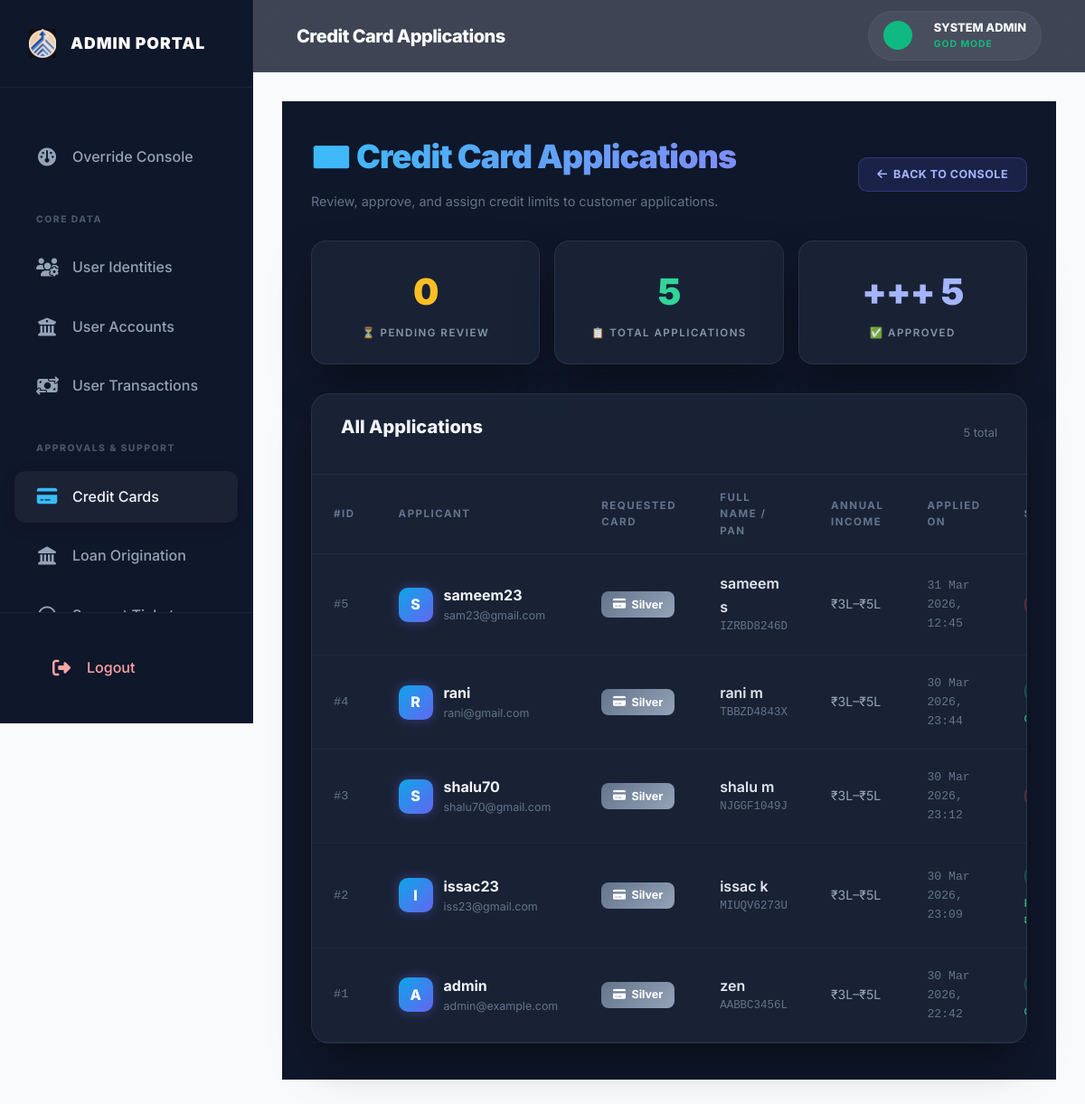
Screenshot of /admin-dashboard/credit-cards/ (signed in) with the database file from the repository.
### main/models.py (models this page shows, shortened)
class CreditCardApplication(models.Model):
    CARD_TYPE_CHOICES = [
        ('PLATINUM', 'Platinum'),
        ('GOLD', 'Gold'),
        ('SILVER', 'Silver'),
    ]
    STATUS_CHOICES = [
        ('PENDING', 'Pending'),
        ('APPROVED', 'Approved'),
        ('REJECTED', 'Rejected'),
    ]
    user = models.ForeignKey(User, on_delete=models.CASCADE, related_name='credit_card_applications')
    requested_card_type = models.CharField(max_length=20, choices=CARD_TYPE_CHOICES)
    full_name = models.CharField(max_length=255)
    pan_number = models.CharField(max_length=10)
    annual_income = models.CharField(max_length=50)
    status = models.CharField(max_length=20, choices=STATUS_CHOICES, default='PENDING')
    assigned_card_type = models.CharField(max_length=20, choices=CARD_TYPE_CHOICES, null=True, blank=True)
    credit_limit = models.DecimalField(max_digits=12, decimal_places=2, null=True, blank=True)
    admin_remarks = models.TextField(blank=True, null=True)
    applied_at = models.DateTimeField(auto_now_add=True)
    updated_at = models.DateTimeField(auto_now=True)

### main/admin_views.py (the view)
# urls.py: path('admin-dashboard/credit-cards/', admin_views.admin_credit_card_list, name='admin_credit_card_list'),
@login_required
@user_passes_test(is_admin, login_url='/login/')
def admin_credit_card_list(request):
    applications = CreditCardApplication.objects.all().select_related('user').order_by('-applied_at')
    context = {
        'applications': applications,
        'pending_count': applications.filter(status='PENDING').count(),
    }
    return render(request, 'admin_credit_cards.html', context)

### main/admin_views.py (called while the page is built)
def is_admin(user):
    return user.is_authenticated and user.is_staff

### main/templates/admin_credit_cards.html (shortened to what this page needs)
{% extends 'admin_base.html' %}
{% load static %}
{% block page_title %}Credit Card Applications{% endblock %}
{% block content %}
<section class="cc-admin-section">
    <div class="container" style="max-width: 1300px;">
        <div style="display:flex; justify-content:space-between; align-items:center; margin-bottom: 2rem;">
            <div>
                <h1 style="font-size: 2.25rem; font-weight: 900; letter-spacing: -1px;
                    background: linear-gradient(135deg, #38bdf8, #818cf8);
                    -webkit-background-clip: text; background-clip: text; -webkit-text-fill-color: transparent;">
                    💳 Credit Card Applications
                </h1>
                <p style="color: #64748b; font-size: 0.9rem; margin-top: 0.4rem;">
                    Review, approve, and assign credit limits to customer applications.
                </p>
            </div>
            <a href="{% url 'admin_dashboard' %}" class="action-btn btn-back">
                <i class="fas fa-arrow-left"></i> Back to Console
            </a>
        </div>
        <div class="stats-bar">
            <div class="stat-card glass-panel">
                <div class="stat-number" style="color: #fbbf24;">{{ pending_count }}</div>
                <div class="stat-label">⏳ Pending Review</div>
            </div>
            <div class="stat-card glass-panel">
                <div class="stat-number" style="color: #34d399;">{{ applications|length }}</div>
                <div class="stat-label">📋 Total Applications</div>
            </div>
            <div class="stat-card glass-panel">
                <div class="stat-number" style="color: #a5b4fc;">
                    {% with approved_count=applications|length %}
                        {% for app in applications %}{% if app.status == 'APPROVED' %}+{% endif %}{% endfor %}
                    {% endwith %}
                    {{ applications|dictsort:"status"|dictsortreversed:"status" | length }}
                </div>
                <div class="stat-label">✅ Approved</div>
            </div>
        </div>
        <div class="glass-panel">
            <div style="padding: 1.5rem 2rem; border-bottom: 1px solid rgba(255,255,255,0.05); display:flex; justify-content:space-between; align-items:center;">
                <h2 style="font-size: 1.25rem; font-weight: 800; color: #f1f5f9;">All Applications</h2>
                <span style="font-size: 0.8rem; color: #64748b;">{{ applications|length }} total</span>
            </div>
            {% if applications %}
            <div style="overflow-x: auto;">
                <table class="app-table">
                    <thead>
                        <tr>
                            <th>#ID</th>
                            <th>Applicant</th>
                            <th>Requested Card</th>
                            <th>Full Name / PAN</th>
                            <th>Annual Income</th>
                            <th>Applied On</th>
                            <th>Status</th>
                        </tr>
                    </thead>
                    <tbody>
                        {% for app in applications %}
                        <tr>
                            <td style="color: #64748b; font-family: monospace; font-size: 0.85rem;">#{{ app.id }}</td>
                            <td>
                                <div style="display:flex; align-items:center; gap: 0.75rem;">
                                    <div style="width:38px; height:38px; border-radius:10px; background: linear-gradient(135deg, #0ea5e9, #6366f1);
                                        display:flex; align-items:center; justify-content:center; font-weight:800; font-size:1rem; color:#fff;
                                        box-shadow: 0 0 12px rgba(99,102,241,0.4);">
                                        {{ app.user.username|slice:":1"|upper }}
                                    </div>
                                    <div>
                                        <div style="font-weight:700; color:#f1f5f9;">{{ app.user.username }}</div>
                                        <div style="font-size:0.78rem; color:#64748b;">{{ app.user.email }}</div>
                                    </div>
                                </div>
                            </td>
                            <td>
                                {% if app.requested_card_type == 'PLATINUM' %}
                                    <span class="card-badge badge-platinum"><i class="fas fa-gem"></i> Platinum</span>
                                {% elif app.requested_card_type == 'GOLD' %}
                                    <span class="card-badge badge-gold"><i class="fas fa-star"></i> Gold</span>
                                {% else %}
                                    <span class="card-badge badge-silver"><i class="fas fa-credit-card"></i> Silver</span>
                                {% endif %}
                            </td>
                            <td>
                                <div style="font-weight:600; color:#e2e8f0;">{{ app.full_name }}</div>
                                <div style="font-size:0.78rem; color:#64748b; font-family:monospace;">{{ app.pan_number }}</div>
                            </td>
                            <td style="color:#94a3b8; font-size:0.88rem;">{{ app.annual_income }}</td>
                            <td style="color:#64748b; font-size:0.82rem; font-family:monospace;">{{ app.applied_at|date:"d M Y, H:i" }}</td>
                            <td>
                                {% if app.status == 'PENDING' %}
                                    <span class="status-pill pill-pending"><i class="fas fa-clock"></i> Pending</span>
                                {% elif app.status == 'APPROVED' %}
                                    <span class="status-pill pill-approved"> Approved</span>
                                    {% if app.assigned_card_type %}
                                    <div style="font-size:0.75rem; color:#34d399; margin-top:0.3rem;">
                                    </div>
                                    {% endif %}
                                {% else %}
                                    <span class="status-pill pill-rejected"> Rejected</span>
                                {% endif %}
                            </td>
                        </tr>
                        {% endfor %}
                    </tbody>
                </table>
            </div>
            {% endif %}
        </div>
    </div>
</section>
{% endblock %}

### main/templates/admin_base.html (shortened to what this page needs)
{% load static %}
<!DOCTYPE html>
<html lang="en">
<head>
    <link rel="stylesheet" href="{% static 'css/style.css' %}?v=1.3">
    <link rel="stylesheet" href="https://cdnjs.cloudflare.com/ajax/libs/font-awesome/6.5.1/css/all.min.css">
</head>
<body class="admin-bg">
    <div class="dashboard-wrapper">
        <aside class="sidebar">
            <div class="sidebar-brand" style="margin-bottom: 1rem;">
                <img src="{% static 'img/logo.jpeg' %}" alt="Logo"
                    style="height: 32px; filter: brightness(1) invert(1);">
                <span class="logo-text"
                    style="color: white; font-size: 1.1rem; font-weight: 900; letter-spacing: 1px;">ADMIN PORTAL</span>
            </div>
            <nav class="sidebar-menu">
                <ul>
                    <li>
                        <a href="{% url 'admin_dashboard' %}"
                            class="sidebar-link {% if request.resolver_match.url_name == 'admin_dashboard' %}active{% endif %}">
                            <i class="fa-solid fa-gauge"></i><span>Override Console</span>
                        </a>
                    </li>
                    <li
                        style="margin: 1.5rem 1.5rem 0.5rem; font-size: 0.65rem; color: #475569; text-transform: uppercase; font-weight: 800; letter-spacing: 1.5px;">
                        Core Data</li>
                    <li>
                        <a href="{% url 'admin_users_list' %}"
                            class="sidebar-link {% if 'users' in request.path and 'transactions' not in request.path %}active{% endif %}">
                            <i class="fa-solid fa-users-gear"></i><span>User Identities</span>
                        </a>
                    </li>
                    <li>
                        <a href="{% url 'admin_accounts_list' %}"
                            class="sidebar-link {% if 'accounts' in request.path %}active{% endif %}">
                            <i class="fa-solid fa-building-columns"></i><span>User Accounts</span>
                        </a>
                    </li>
                    <li>
                        <a href="{% url 'admin_transactions_list' %}"
                            class="sidebar-link {% if 'transactions' in request.path %}active{% endif %}">
                            <i class="fa-solid fa-money-bill-transfer"></i><span>User Transactions</span>
                        </a>
                    </li>
                    <li
                        style="margin: 1.5rem 1.5rem 0.5rem; font-size: 0.65rem; color: #475569; text-transform: uppercase; font-weight: 800; letter-spacing: 1.5px;">
                        Approvals & Support</li>
                    <li>
                        <a href="{% url 'admin_credit_card_list' %}"
                            class="sidebar-link {% if 'credit-cards' in request.path %}active{% endif %}">
                            <i class="fa-solid fa-credit-card"></i><span>Credit Cards</span>
                        </a>
                    </li>
                    <li>
                        <a href="{% url 'admin_loan_list' %}"
                            class="sidebar-link {% if 'loans' in request.path %}active{% endif %}">
                            <i class="fa-solid fa-landmark"></i><span>Loan Origination</span>
                        </a>
                    </li>
                    <li>
                        <a href="{% url 'admin_complaints' %}"
                            class="sidebar-link {% if 'complaints' in request.path %}active{% endif %}">
                            <i class="fa-solid fa-headset"></i><span>Support Tickets</span>
                        </a>
                    </li>
                </ul>
            </nav>
            <div style="padding: 2rem; border-top: 1px solid rgba(255, 255, 255, 0.05); margin-top: auto;">
                <a href="{% url 'logout' %}" class="sidebar-link" style="color: #fca5a5;">
                    <i class="fa-solid fa-right-from-bracket"></i><span>Logout</span>
                </a>
            </div>
        </aside>
        <main class="main-dashboard" style="margin-top: 0; min-height: 100vh;">
            <header class="top-bar">
                <div class="top-bar-left">
                    <h2 style="color: white; font-weight: 800; letter-spacing: -0.5px;">{% block page_title %}{% endblock %}</h2>
                </div>
                <div class="top-bar-right" style="display: flex; gap: 1rem; align-items: center;">
                    <div class="user-profile"
                        style="background: rgba(255,255,255,0.05); padding: 0.5rem 1rem; border-radius: 50px; border: 1px solid rgba(255,255,255,0.05);">
                        <div class="user-avatar"
                            style="background: #10b981; color: white; width: 32px; height: 32px; font-size: 0.8rem;">
                        </div>
                        <div style="text-align: left; margin-left: 0.5rem;">
                            <div
                                style="font-size: 0.8rem; font-weight: 800; color: #f8fafc; text-transform: uppercase;">
                                System Admin</div>
                            <div style="font-size: 0.65rem; color: #10b981; font-weight: 700; letter-spacing: 1px;">GOD
                                MODE</div>
                        </div>
                    </div>
                </div>
            </header>
            <div class="dashboard-content" style="padding: 2rem;">
                {% block content %}{% endblock %}
            </div>
        </main>
    </div>
</body>
</html>

### main/templates/admin_base.html (style rules this page uses)
.admin-bg { background-color: #0f172a; }
.sidebar { background: #0f172a !important; border-right: 1px solid rgba(255, 255, 255, 0.05); }
.sidebar-link { color: #94a3b8; }
.sidebar-link:hover, .sidebar-link.active { color: #f1f5f9; background: rgba(255, 255, 255, 0.05); }
.sidebar-link.active i { color: #38bdf8; }
.top-bar { background: rgba(15, 23, 42, 0.8) !important; border-bottom: 1px solid rgba(255, 255, 255, 0.05); }

### main/templates/admin_credit_cards.html (style rules this page uses)
body { background: #0f172a; }
.cc-admin-section { min-height: 100vh; background: #0f172a; color: #f8fafc; font-family: 'Inter', sans-serif; padding: 2.5rem 0; }
.glass-panel { background: rgba(30, 41, 59, 0.7); backdrop-filter: blur(16px); border: 1px solid rgba(255, 255, 255, 0.07); border-radius: 20px; box-shadow: 0 25px 50px -12px rgba(0, 0, 0, 0.5); }
.status-pill { display: inline-flex; align-items: center; gap: 0.4rem; padding: 0.35rem 0.9rem; border-radius: 20px; font-size: 0.72rem; font-weight: 800; text-transform: uppercase; letter-spacing: 1px; }
.pill-approved { background: rgba(16,185,129,0.15); color: #34d399; border: 1px solid rgba(16,185,129,0.3); }
.pill-rejected { background: rgba(239,68,68,0.15); color: #f87171; border: 1px solid rgba(239,68,68,0.3); }
.card-badge { display: inline-flex; align-items: center; gap: 0.4rem; padding: 0.3rem 0.8rem; border-radius: 8px; font-size: 0.78rem; font-weight: 700; }
.badge-silver { background: linear-gradient(135deg, #64748b, #94a3b8); color: #fff; }
.action-btn { padding: 0.5rem 1.25rem; border-radius: 10px; font-weight: 700; font-size: 0.78rem; letter-spacing: 0.5px; cursor: pointer; border: none; transition: all 0.2s ease; text-transform: uppercase; text-decoration: none; display: inline-flex; align-items: center; gap: 0.4rem; }
.btn-back { background: rgba(99,102,241,0.15); color: #a5b4fc; border: 1px solid rgba(99,102,241,0.3); }
.app-table { width: 100%; border-collapse: collapse; }
.app-table th { padding: 1rem 1.5rem; font-size: 0.72rem; text-transform: uppercase; letter-spacing: 1.5px; color: #64748b; font-weight: 700; border-bottom: 1px solid rgba(255,255,255,0.05); text-align: left; }
.app-table td { padding: 1.25rem 1.5rem; border-bottom: 1px solid rgba(255,255,255,0.04); vertical-align: middle; }
.stats-bar { display: grid; grid-template-columns: repeat(3, 1fr); gap: 1rem; margin-bottom: 2rem; }
.stat-card { padding: 1.5rem; border-radius: 16px; text-align: center; }
.stat-number { font-size: 2.5rem; font-weight: 900; letter-spacing: -1px; }
.stat-label { font-size: 0.72rem; text-transform: uppercase; letter-spacing: 1.5px; color: #94a3b8; margin-top: 0.25rem; font-weight: 600; }

### rows the page displays
CreditCardApplication: id "4", user.username "R", user.username "rani", user.email "rani@gmail.com", requested_card_type "Silver", full_name "rani m", pan_number "TBBZD4843X", annual_income "₹3L–₹5L", applied_at "30 Mar 2026, 23:44"
CreditCardApplication: id "2", user.username "I", user.username "issac23", user.email "iss23@gmail.com", requested_card_type "Silver", full_name "issac k", pan_number "MIUQV6273U", annual_income "₹3L–₹5L", applied_at "30 Mar 2026, 23:09"
CreditCardApplication: id "1", user.username "A", user.username "admin", user.email "admin@example.com", requested_card_type "Silver", full_name "zen", pan_number "AABBC3456L", annual_income "₹3L–₹5L", applied_at "30 Mar 2026, 22:42"
CreditCardApplication: id "5", user.username "S", user.username "sameem23", user.email "sam23@gmail.com", requested_card_type "Silver", full_name "sameem s", pan_number "IZRBD8246D", annual_income "₹3L–₹5L", applied_at "31 Mar 2026, 12:45"
CreditCardApplication: id "3", user.username "S", user.username "shalu70", user.email "shalu70@gmail.com", requested_card_type "Silver", full_name "shalu m", pan_number "NJGGF1049J", annual_income "₹3L–₹5L", applied_at "30 Mar 2026, 23:12"

### other values shown
{{ pending_count }} "0"
{{ applications|length }} "5"
{{ applications|dictsort:"status"|dictsortreversed:"status" | length }} "5"
